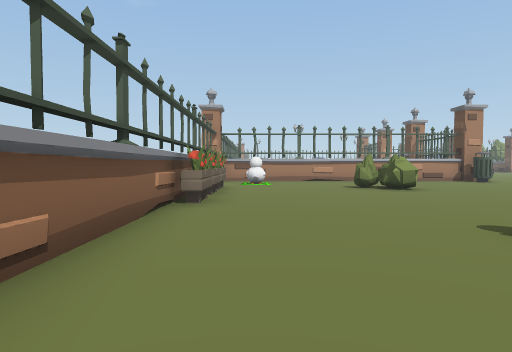
View 1 (above)

24 first-person views from a walk through a 3-D level made in the Unity game engine. The camera is 1.4 m above the floor, tilts 2° down and sees 75° across. The floor is counted in squares, 2 m on a side. Each view is taken from the middle of a square. On the plan, view 1 faces up. The plan holds only what a view shows up to about 10 squares ahead; the rest is blank. The place goes on beyond the plan. Some surface patterns are stand-ins.

View 2
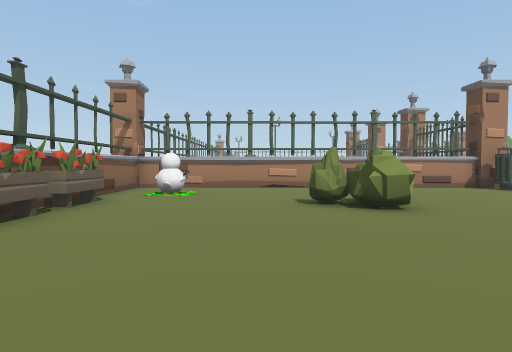

View 3
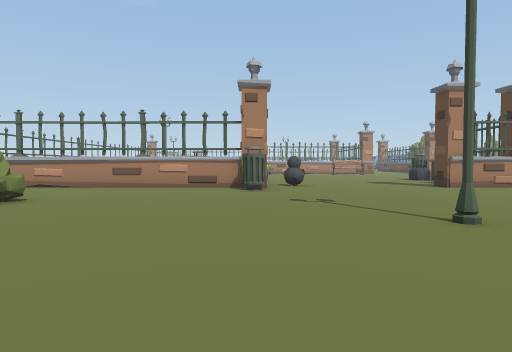

View 4
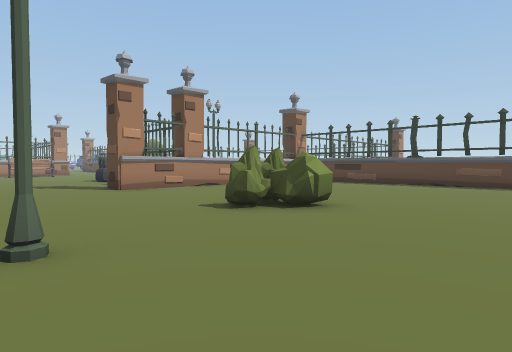

View 5
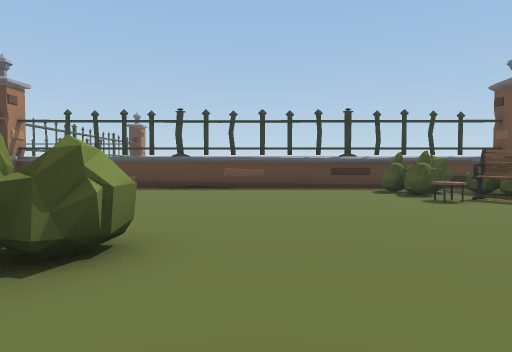

View 6
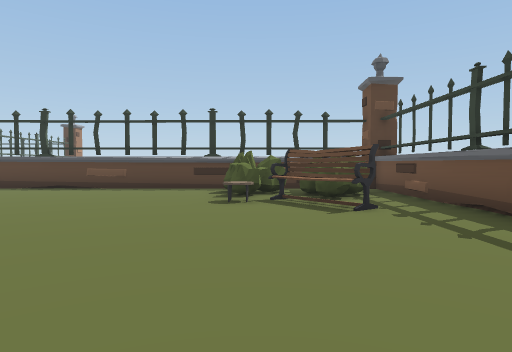

View 7
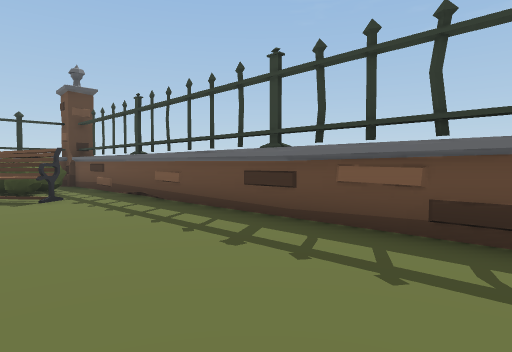

View 8
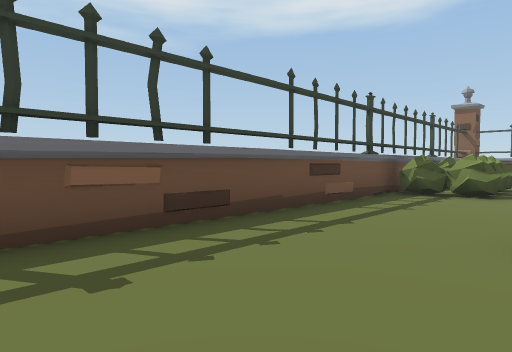

View 9
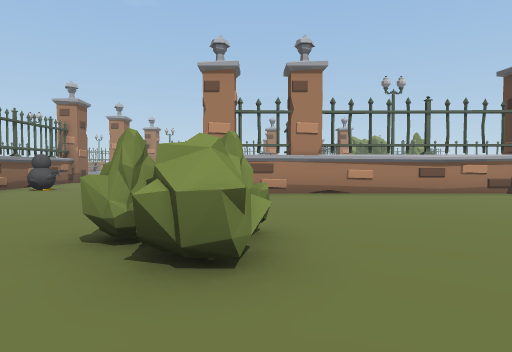

View 10
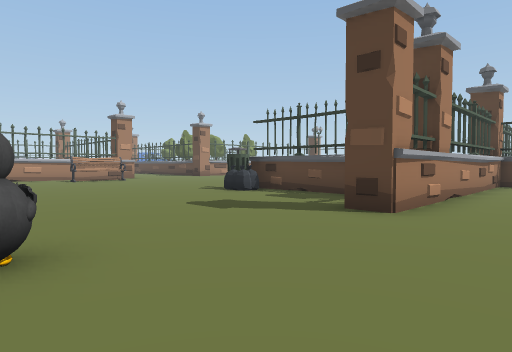

View 11
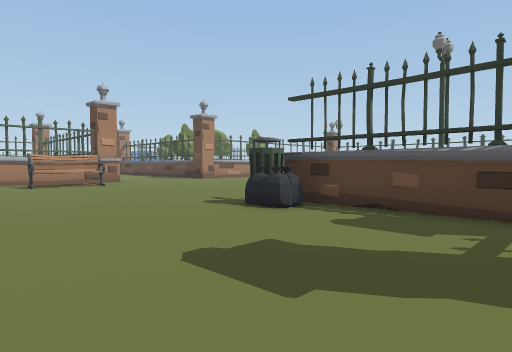

View 12
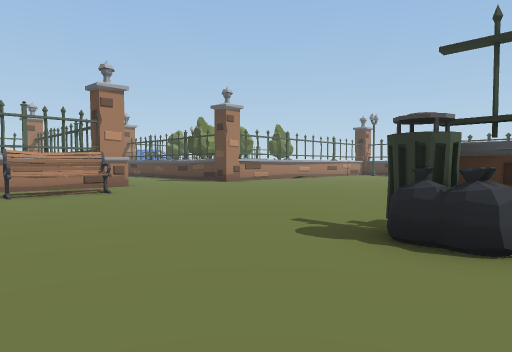

View 13
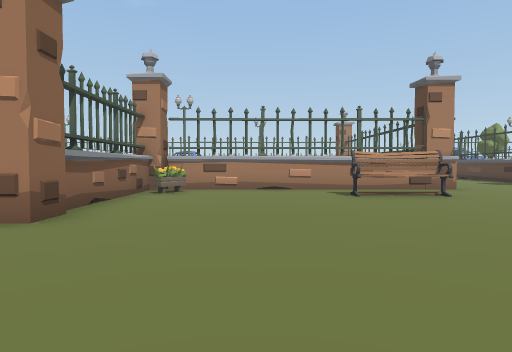

View 14
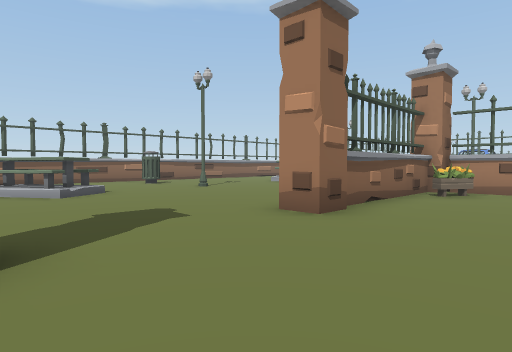

View 15
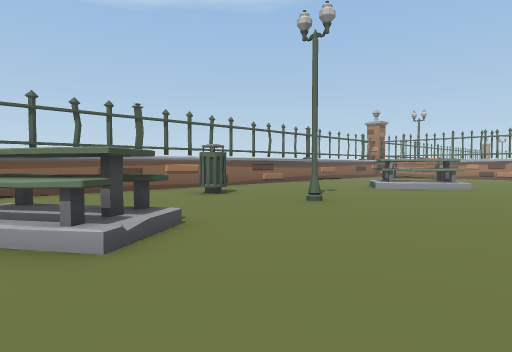

View 16
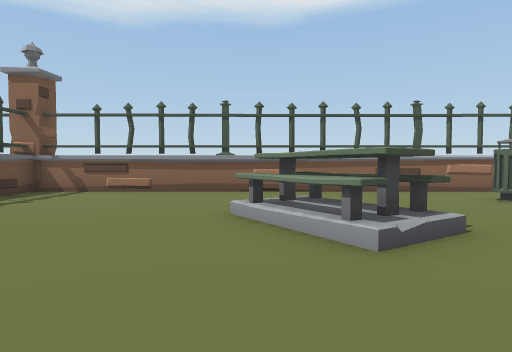

View 17
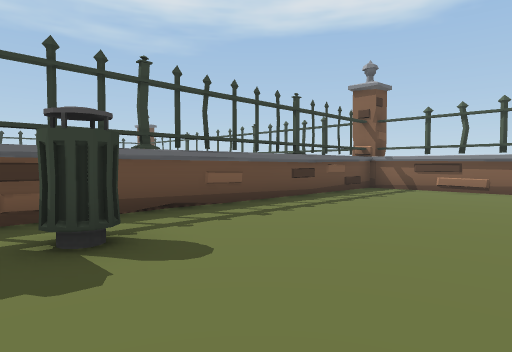

View 18
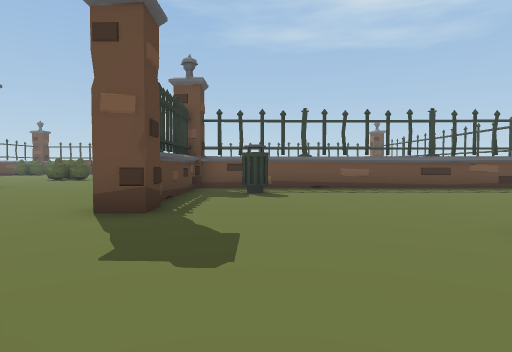

View 19
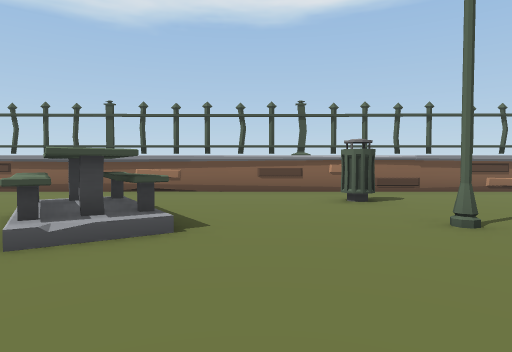

View 20
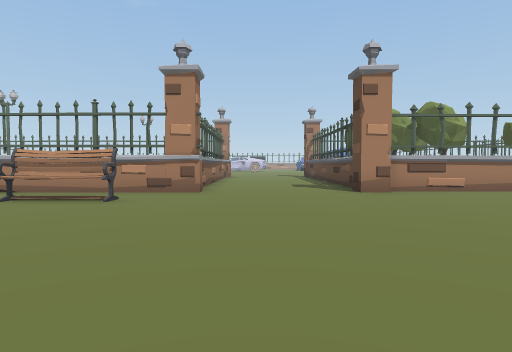

View 21
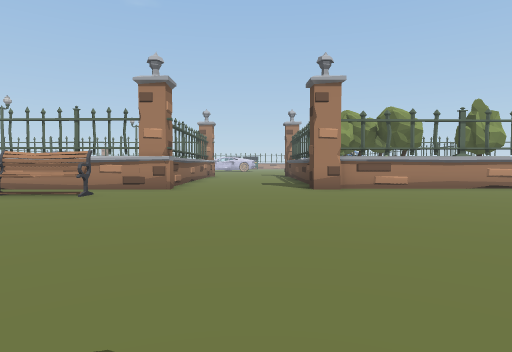

View 22
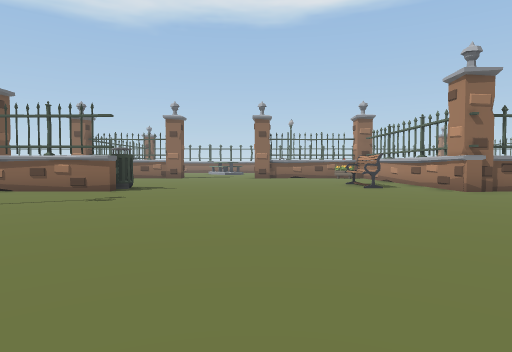

View 23
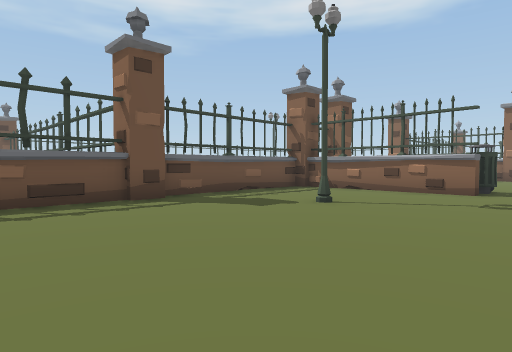

View 24
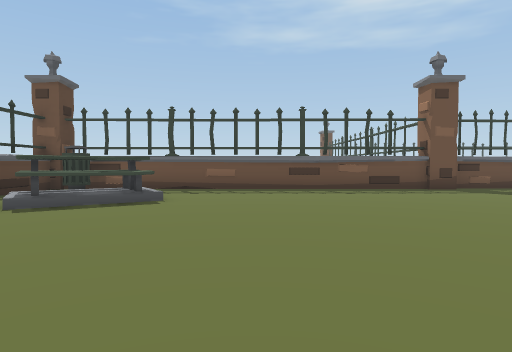

### Floor plan
Key: @ floor where view 1 was taken; # wall or solid block; . floor; B bush; F fence; T table; E bench; O other object.
Columns run from 2 left of view 1 to 34 right of it. Each row starts with its distance up from view 1.
 28 #........  F.......F....F....
 27 #........  ##................
 26 #........  #.....EE.........
 25 #..O.#.... #................
 24 #..........#................  .
 23 #..........F....................
 22 #....T...........................
 21 #...TTT...........................
 20 #....T............................
 19 #..........F......O#...............
 18 #..........#.......#...#........TTT
 17 #..........#.......#.............T  #
 16 #........O.#.......#.............   #
 15 #..........#O......#.....F.........OF
 14 F##########F.....F#F################
 13 #..........O............
 12 #.O.....................
 11 #......................  #
 10 ##...BB..................#
  9 #.....B..........BB......#
  8 ##...........#....B......#
  7 ##.......................#
  6 ##...... ................#
  5 #......   ...............#
  4 #.....     .    .........#
  3 #....        ........T.B.#
  2 #....  .............EE.B.#
  1  ... BBBB...........E.BB.#
  0   @  BB#B................#
 -1          ################F

Positions as (right, up) in squares from view 1, and headings:
1: (0, 0), facing up
2: (2, 4), facing up
3: (9, 4), facing up
4: (11, 5), facing up-right
5: (13, 7), facing right
6: (13, 3), facing right
7: (11, 3), facing down-right
8: (14, 3), facing down-left
9: (16, 6), facing up
10: (10, 12), facing up-right
11: (12, 15), facing up-right
12: (13, 18), facing up-right
13: (12, 19), facing up
14: (12, 19), facing up-left
15: (7, 20), facing up-left
16: (7, 20), facing left
17: (8, 19), facing down-left
18: (7, 24), facing down
19: (7, 23), facing left
20: (19, 20), facing up
21: (20, 19), facing up
22: (26, 23), facing left
23: (26, 21), facing down-left
24: (28, 24), facing down
